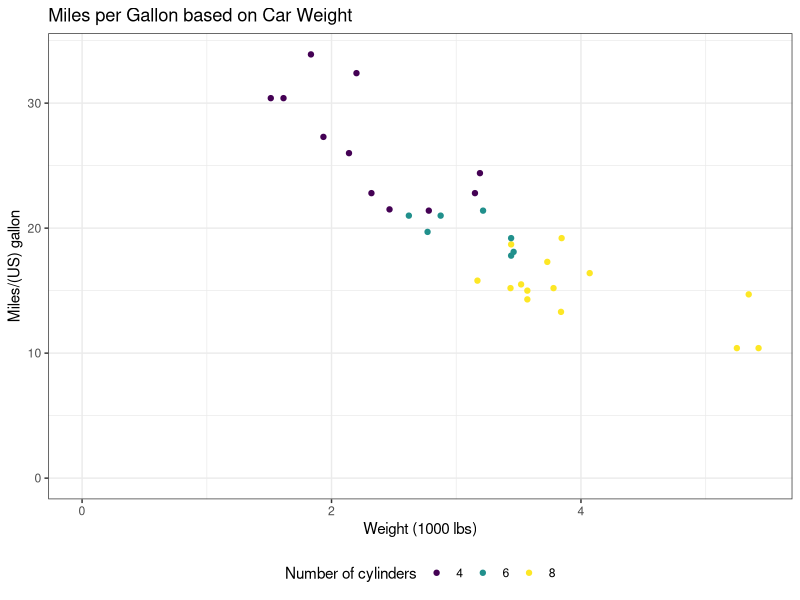

The R source for this figure:
library(ggplot2)
library(viridis)

head(mtcars)


ggplot(data = mtcars, aes(x = wt, y = mpg, color = factor(cyl))) +
    geom_point() +
    theme_bw() +
    ggtitle("Miles per Gallon based on Car Weight") +
    ylab("Miles/(US) gallon") +
    xlab("Weight (1000 lbs)") +
    xlim(0, NA) + ylim(0, NA) +
    scale_color_viridis(discrete = TRUE, name = "Number of cylinders") +
    theme(legend.position = "bottom")

